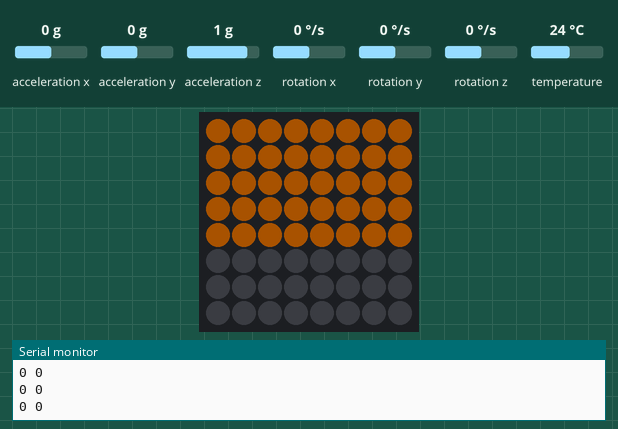
Simulated run of this sketch. Board: Arduino Uno, built with avr-gcc and run on an emulated ATmega328P. Parts: 8×8 RGB LED matrix (first LED top left, wired row by row), the last lines printed to the serial monitor. Inputs (shaded band) come from the test bench; at power-on: acceleration y 0 g, acceleration x 0 g, acceleration z 1 g, rotation x 0 °/s, rotation y 0 °/s, rotation z 0 °/s, temperature 24 °C. Dim RGB values are drawn brighter than linear; random numbers use the default seed unless the sketch sets one.

Above: at 1.2 s.
1.3 s: acceleration y set to 0.8 g
At 2.9 s:
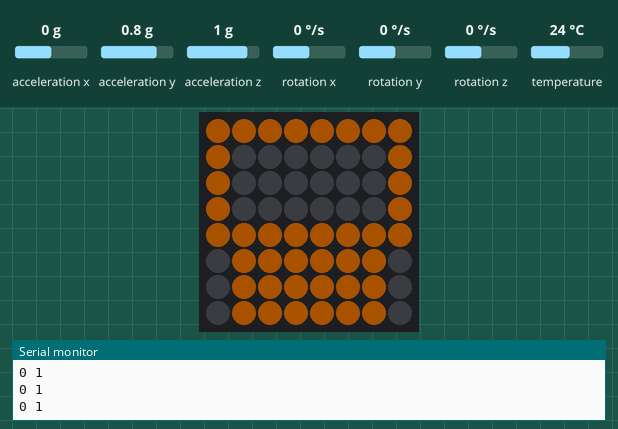
3.1 s: acceleration x set to -1.4 g
At 4.6 s:
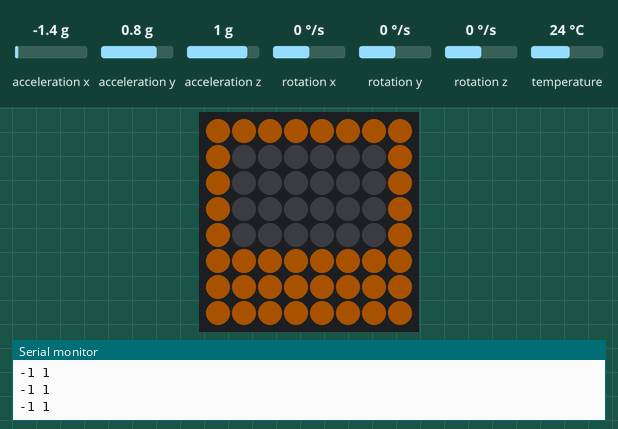
5.0 s: acceleration y set to -1.4 g
At 6.6 s:
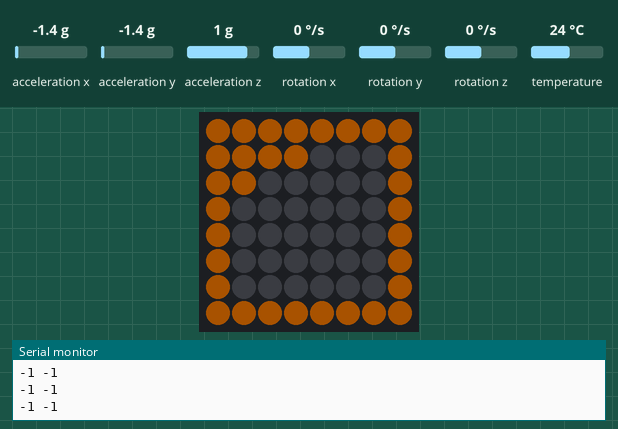
6.8 s: acceleration y set to 0 g
At 6.91 s:
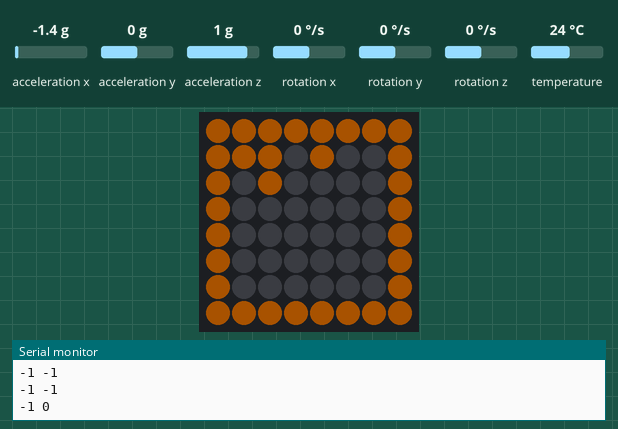
8.3 s: acceleration x set to 0.8 g
At 8.77 s:
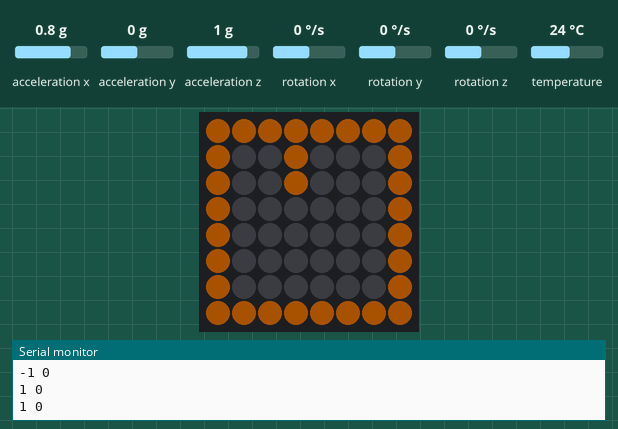
Timing chart, 0 to 11.1 s (numbered marks = the images above; inputs shaded):
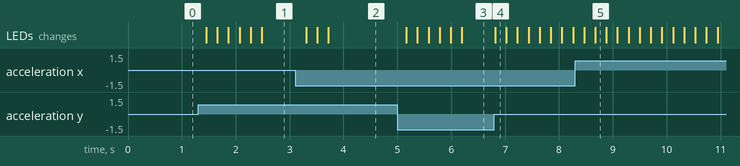

Measured:
- after the input at 1.3 s, the LEDs: first change after 0.15 s (image 1 shows a later state)
- after the input at 3.1 s, the LEDs: first change after 0.21 s (image 2 shows a later state)
- after the input at 5.0 s, the LEDs: first change after 0.17 s (image 3 shows a later state)
- after the input at 6.8 s, the LEDs: change at once (image 4)

The sketch:

sand.ino
```cpp
// falling sand hm
#include <Adafruit_MPU6050.h>
#include <Adafruit_Sensor.h>
#include <FastLED.h>
#include <Wire.h>

#define LED_PIN 3
#define COLOR_ORDER GRB
#define CHIPSET WS2811
#define BRIGHTNESS 64
#define FRAMERATE 5

Adafruit_MPU6050 mpu;
const uint8_t kMatrixWidth = 8;
const uint8_t kMatrixHeight = 8;
#define NUM_LEDS (kMatrixWidth * kMatrixHeight)
CRGB leds_plus_safety_pixel[NUM_LEDS + 1];
CRGB *const leds(leds_plus_safety_pixel + 1);
// sand buffers sand buffers
byte current[NUM_LEDS];
byte next[NUM_LEDS];

uint16_t XYsafe(uint8_t x, uint8_t y, uint8_t width, uint8_t height,
                bool snakeLayout = true);

void fall(int x, int y, int target) {
  next[target] = 255;
  next[x + y * kMatrixWidth] = 0;
}

void setup() {
  Serial.begin(9600);
  FastLED.addLeds<CHIPSET, LED_PIN, COLOR_ORDER>(leds, NUM_LEDS)
      .setCorrection(TypicalSMD5050);
  FastLED.setBrightness(BRIGHTNESS);

  // init sand
  for (size_t x = 0; x < kMatrixWidth; x++) {
    for (size_t y = 0; y <= 4; y++) {
      int index = x + y * kMatrixWidth;
      current[index] = 255;
      next[index] = 255;
    }
  }

  if (!mpu.begin()) {
    Serial.println("accelerometer did a heck");
    while (1)
      delay(10);
  }
  mpu.setAccelerometerRange(MPU6050_RANGE_2_G);
  mpu.setFilterBandwidth(MPU6050_BAND_21_HZ);
}

void loop() {
  sensors_event_t a, g, temp;
  mpu.getEvent(&a, &g, &temp);
  int gravx = map(constrain(a.acceleration.x, -3, 3), -3, 3, -1, 1);
  int gravy = map(constrain(a.acceleration.y, -3, 3), -3, 3, -1, 1);
  Serial.print(gravx);
  Serial.print(" ");
  Serial.println(gravy);

  // "computations"
  for (size_t x = 1; x < kMatrixWidth - 1; x++) {
    for (size_t y = 1; y < kMatrixHeight - 1; y++) {
      if (current[x + y * kMatrixWidth] == 0)
        continue;

      int under = ((x + (1 * gravx)) + (y + (1 * gravy)) * kMatrixWidth);
      int left = ((x + (1 * gravx)) + (y + (1 * gravy)) * kMatrixWidth);
      int right = ((x - (1 * gravx)) + (y + (1 * gravy)) * kMatrixWidth);
      // sand fall down
      if (current[under] == 0) {
        fall(x, y, under);
      } else if (current[left] == 0 && current[right] == 0) {
        // oof
        (random(2) == 1) ? fall(x, y, left) : fall(x, y, right);
      } else if (current[left] == 0) {
        fall(x, y, left);
      } else if (current[right] == 0) {
        fall(x, y, right);
      }
    }
  }

  // draw
  for (int x = 0; x < kMatrixWidth; x++) {
    for (int y = 0; y < kMatrixHeight; y++) {
      byte brightness = next[x + y * kMatrixWidth];
      // orange sand
      leds[(XYsafe(x, y, kMatrixWidth, kMatrixHeight))].setHSV(32, 255,
                                                               brightness);
    }
  }
  // swamp
  memcpy(current, next, sizeof next);

  FastLED.show();
  delay(1000 / FRAMERATE);
}

/*
 *Helper function that returns led index number given an xy
 *yoinked from the fastled examples:https://github.com/FastLED/
 */
uint16_t XY(uint8_t x, uint8_t y, bool snakeLayout = true) {
  uint16_t i;

  if (snakeLayout == false) {
    i = (y * kMatrixWidth) + x;
  }

  if (snakeLayout == true) {
    if (y & 0x01) {
      // Odd rows run backwards
      uint8_t reverseX = (kMatrixWidth - 1) - x;
      i = (y * kMatrixWidth) + reverseX;
    } else {
      // Even rows run forwards
      i = (y * kMatrixWidth) + x;
    }
  }

  return i;
}

/*
 * wraps XY() and gives you array out of bounds protection
 * also yoinked from the fastled examples
 */
uint16_t XYsafe(uint8_t x, uint8_t y, uint8_t width, uint8_t height,
                bool snakeLayout = true) {
  if (x >= width)
    return -1;
  if (y >= height)
    return -1;
  return XY(x, y);
}
```
